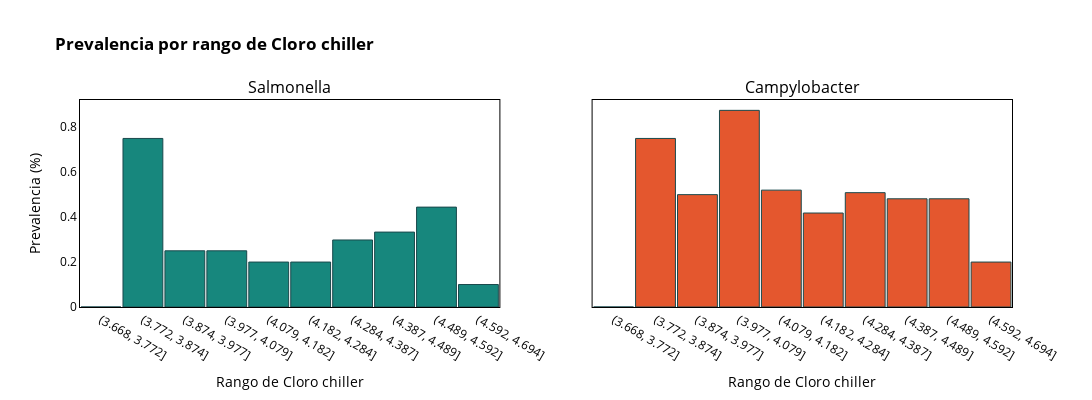
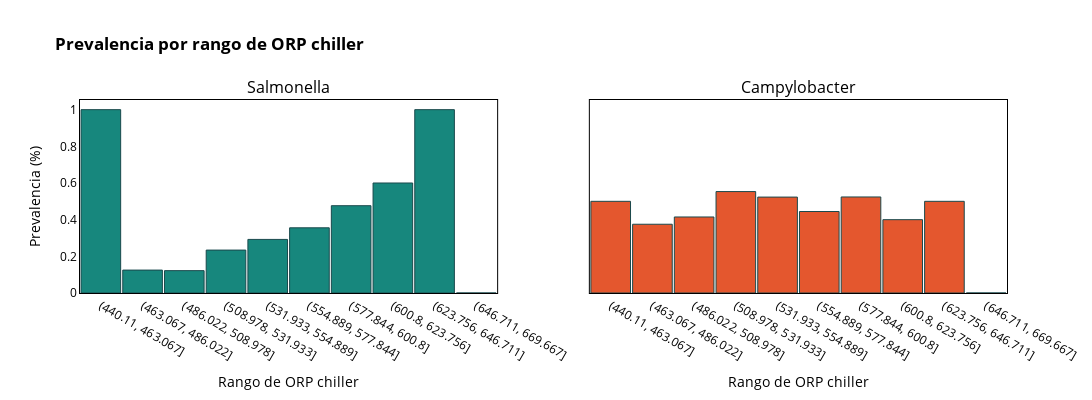
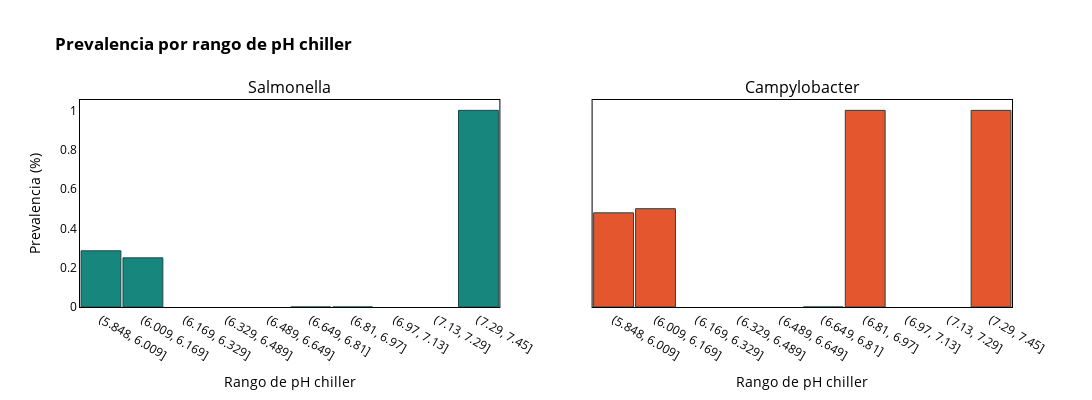

The notebook cell these images were saved under, in order:
### Code cell
metricas = {
    "cloro_chiller_mean": "Cloro chiller",
    "orp_chiller_mean": "ORP chiller",
    "ph_chiller_mean": "pH chiller",
}

for col, label in metricas.items():
    fig = plot_salmo_campy_by_metric(
        stats_chiller,
        metric_col=col,
        metric_label=label,
        salmo_col="salmo_pos",
        campy_col="campy_pos",
        n_bins=10,
         width=1300,
        height=400,
    )
    fig.show()
    file = f"prev_{col}.html"
    s3.save_plotly_html(fig, file)

### Figure 1 — Plotly figure (JSON) as saved in the notebook; plotly's stock layout.template omitted (floating-point values rounded to 4 significant figures)
{"data": [{"customdata": [[1, 0], [4, 3], [4, 1], [8, 2], [25, 5], [55, 11], [57, 17], [54, 18], [27, 12], [10, 1]], "hovertemplate": "Rango: %{x}<br>Prevalencia: %{y:.2%}<br>Análisis totales: %{customdata[0]}<br>Análisis positivos: %{customdata[1]}<extra></extra>", "marker": {"color": "#17877D", "line": {"color": "#1A494C", "width": 1}}, "name": "Salmonella", "showlegend": false, "type": "bar", "x": ["(3.668, 3.772]", "(3.772, 3.874]", "(3.874, 3.977]", "(3.977, 4.079]", "(4.079, 4.182]", "(4.182, 4.284]", "(4.284, 4.387]", "(4.387, 4.489]", "(4.489, 4.592]", "(4.592, 4.694]"], "xaxis": "x", "y": [0, 0.75, 0.25, 0.25, 0.2, 0.2, 0.2982, 0.3333, 0.4444, 0.1], "yaxis": "y"}, {"customdata": [[1, 0], [4, 3], [4, 2], [8, 7], [25, 13], [55, 23], [57, 29], [54, 26], [27, 13], [10, 2]], "hovertemplate": "Rango: %{x}<br>Prevalencia: %{y:.2%}<br>Análisis totales: %{customdata[0]}<br>Análisis positivos: %{customdata[1]}<extra></extra>", "marker": {"color": "#E4572E", "line": {"color": "#1A494C", "width": 1}}, "name": "Campylobacter", "showlegend": false, "type": "bar", "x": ["(3.668, 3.772]", "(3.772, 3.874]", "(3.874, 3.977]", "(3.977, 4.079]", "(4.079, 4.182]", "(4.182, 4.284]", "(4.284, 4.387]", "(4.387, 4.489]", "(4.489, 4.592]", "(4.592, 4.694]"], "xaxis": "x2", "y": [0, 0.75, 0.5, 0.875, 0.52, 0.4182, 0.5088, 0.4815, 0.4815, 0.2], "yaxis": "y2"}], "layout": {"annotations": [{"font": {"size": 16}, "showarrow": false, "text": "Salmonella", "x": 0.225, "xanchor": "center", "xref": "paper", "y": 1, "yanchor": "bottom", "yref": "paper"}, {"font": {"size": 16}, "showarrow": false, "text": "Campylobacter", "x": 0.775, "xanchor": "center", "xref": "paper", "y": 1, "yanchor": "bottom", "yref": "paper"}], "bargap": 0.05, "font": {"color": "black"}, "height": 400, "paper_bgcolor": "rgba(0,0,0,0)", "plot_bgcolor": "rgba(0,0,0,0)", "title": {"text": "<b>Prevalencia por rango de Cloro chiller <b>"}, "width": 1300, "xaxis": {"anchor": "y", "domain": [0, 0.45], "linecolor": "black", "linewidth": 1, "mirror": true, "showgrid": false, "showline": true, "tickfont": {"color": "black"}, "title": {"font": {"color": "black"}, "text": "Rango de Cloro chiller"}}, "xaxis2": {"anchor": "y2", "domain": [0.55, 1], "linecolor": "black", "linewidth": 1, "mirror": true, "showgrid": false, "showline": true, "tickfont": {"color": "black"}, "title": {"font": {"color": "black"}, "text": "Rango de Cloro chiller"}}, "yaxis": {"anchor": "x", "domain": [0, 1], "linecolor": "black", "linewidth": 1, "mirror": true, "showgrid": false, "showline": true, "tickfont": {"color": "black"}, "title": {"font": {"color": "black"}, "text": "Prevalencia (%)"}}, "yaxis2": {"anchor": "x2", "domain": [0, 1], "linecolor": "black", "linewidth": 1, "matches": "y", "mirror": true, "showgrid": false, "showline": true, "showticklabels": false, "tickfont": {"color": "black"}, "title": {"font": {"color": "black"}}}}}

### Figure 2 — Plotly figure (JSON) as saved in the notebook; plotly's stock layout.template omitted (floating-point values rounded to 4 significant figures)
{"data": [{"customdata": [[2, 2], [16, 2], [41, 5], [47, 11], [65, 19], [45, 16], [21, 10], [5, 3], [2, 2], [1, 0]], "hovertemplate": "Rango: %{x}<br>Prevalencia: %{y:.2%}<br>Análisis totales: %{customdata[0]}<br>Análisis positivos: %{customdata[1]}<extra></extra>", "marker": {"color": "#17877D", "line": {"color": "#1A494C", "width": 1}}, "name": "Salmonella", "showlegend": false, "type": "bar", "x": ["(440.11, 463.067]", "(463.067, 486.022]", "(486.022, 508.978]", "(508.978, 531.933]", "(531.933, 554.889]", "(554.889, 577.844]", "(577.844, 600.8]", "(600.8, 623.756]", "(623.756, 646.711]", "(646.711, 669.667]"], "xaxis": "x", "y": [1, 0.125, 0.122, 0.234, 0.2923, 0.3556, 0.4762, 0.6, 1, 0], "yaxis": "y"}, {"customdata": [[2, 1], [16, 6], [41, 17], [47, 26], [65, 34], [45, 20], [21, 11], [5, 2], [2, 1], [1, 0]], "hovertemplate": "Rango: %{x}<br>Prevalencia: %{y:.2%}<br>Análisis totales: %{customdata[0]}<br>Análisis positivos: %{customdata[1]}<extra></extra>", "marker": {"color": "#E4572E", "line": {"color": "#1A494C", "width": 1}}, "name": "Campylobacter", "showlegend": false, "type": "bar", "x": ["(440.11, 463.067]", "(463.067, 486.022]", "(486.022, 508.978]", "(508.978, 531.933]", "(531.933, 554.889]", "(554.889, 577.844]", "(577.844, 600.8]", "(600.8, 623.756]", "(623.756, 646.711]", "(646.711, 669.667]"], "xaxis": "x2", "y": [0.5, 0.375, 0.4146, 0.5532, 0.5231, 0.4444, 0.5238, 0.4, 0.5, 0], "yaxis": "y2"}], "layout": {"annotations": [{"font": {"size": 16}, "showarrow": false, "text": "Salmonella", "x": 0.225, "xanchor": "center", "xref": "paper", "y": 1, "yanchor": "bottom", "yref": "paper"}, {"font": {"size": 16}, "showarrow": false, "text": "Campylobacter", "x": 0.775, "xanchor": "center", "xref": "paper", "y": 1, "yanchor": "bottom", "yref": "paper"}], "bargap": 0.05, "font": {"color": "black"}, "height": 400, "paper_bgcolor": "rgba(0,0,0,0)", "plot_bgcolor": "rgba(0,0,0,0)", "title": {"text": "<b>Prevalencia por rango de ORP chiller <b>"}, "width": 1300, "xaxis": {"anchor": "y", "domain": [0, 0.45], "linecolor": "black", "linewidth": 1, "mirror": true, "showgrid": false, "showline": true, "tickfont": {"color": "black"}, "title": {"font": {"color": "black"}, "text": "Rango de ORP chiller"}}, "xaxis2": {"anchor": "y2", "domain": [0.55, 1], "linecolor": "black", "linewidth": 1, "mirror": true, "showgrid": false, "showline": true, "tickfont": {"color": "black"}, "title": {"font": {"color": "black"}, "text": "Rango de ORP chiller"}}, "yaxis": {"anchor": "x", "domain": [0, 1], "linecolor": "black", "linewidth": 1, "mirror": true, "showgrid": false, "showline": true, "tickfont": {"color": "black"}, "title": {"font": {"color": "black"}, "text": "Prevalencia (%)"}}, "yaxis2": {"anchor": "x2", "domain": [0, 1], "linecolor": "black", "linewidth": 1, "matches": "y", "mirror": true, "showgrid": false, "showline": true, "showticklabels": false, "tickfont": {"color": "black"}, "title": {"font": {"color": "black"}}}}}

### Figure 3 — Plotly figure (JSON) as saved in the notebook; plotly's stock layout.template omitted (floating-point values rounded to 4 significant figures)
{"data": [{"customdata": [[238, 68], [4, 1], [0, 0], [0, 0], [0, 0], [1, 0], [1, 0], [0, 0], [0, 0], [1, 1]], "hovertemplate": "Rango: %{x}<br>Prevalencia: %{y:.2%}<br>Análisis totales: %{customdata[0]}<br>Análisis positivos: %{customdata[1]}<extra></extra>", "marker": {"color": "#17877D", "line": {"color": "#1A494C", "width": 1}}, "name": "Salmonella", "showlegend": false, "type": "bar", "x": ["(5.848, 6.009]", "(6.009, 6.169]", "(6.169, 6.329]", "(6.329, 6.489]", "(6.489, 6.649]", "(6.649, 6.81]", "(6.81, 6.97]", "(6.97, 7.13]", "(7.13, 7.29]", "(7.29, 7.45]"], "xaxis": "x", "y": [0.2857, 0.25, null, null, null, 0, 0, null, null, 1], "yaxis": "y"}, {"customdata": [[238, 114], [4, 2], [0, 0], [0, 0], [0, 0], [1, 0], [1, 1], [0, 0], [0, 0], [1, 1]], "hovertemplate": "Rango: %{x}<br>Prevalencia: %{y:.2%}<br>Análisis totales: %{customdata[0]}<br>Análisis positivos: %{customdata[1]}<extra></extra>", "marker": {"color": "#E4572E", "line": {"color": "#1A494C", "width": 1}}, "name": "Campylobacter", "showlegend": false, "type": "bar", "x": ["(5.848, 6.009]", "(6.009, 6.169]", "(6.169, 6.329]", "(6.329, 6.489]", "(6.489, 6.649]", "(6.649, 6.81]", "(6.81, 6.97]", "(6.97, 7.13]", "(7.13, 7.29]", "(7.29, 7.45]"], "xaxis": "x2", "y": [0.479, 0.5, null, null, null, 0, 1, null, null, 1], "yaxis": "y2"}], "layout": {"annotations": [{"font": {"size": 16}, "showarrow": false, "text": "Salmonella", "x": 0.225, "xanchor": "center", "xref": "paper", "y": 1, "yanchor": "bottom", "yref": "paper"}, {"font": {"size": 16}, "showarrow": false, "text": "Campylobacter", "x": 0.775, "xanchor": "center", "xref": "paper", "y": 1, "yanchor": "bottom", "yref": "paper"}], "bargap": 0.05, "font": {"color": "black"}, "height": 400, "paper_bgcolor": "rgba(0,0,0,0)", "plot_bgcolor": "rgba(0,0,0,0)", "title": {"text": "<b>Prevalencia por rango de pH chiller <b>"}, "width": 1300, "xaxis": {"anchor": "y", "domain": [0, 0.45], "linecolor": "black", "linewidth": 1, "mirror": true, "showgrid": false, "showline": true, "tickfont": {"color": "black"}, "title": {"font": {"color": "black"}, "text": "Rango de pH chiller"}}, "xaxis2": {"anchor": "y2", "domain": [0.55, 1], "linecolor": "black", "linewidth": 1, "mirror": true, "showgrid": false, "showline": true, "tickfont": {"color": "black"}, "title": {"font": {"color": "black"}, "text": "Rango de pH chiller"}}, "yaxis": {"anchor": "x", "domain": [0, 1], "linecolor": "black", "linewidth": 1, "mirror": true, "showgrid": false, "showline": true, "tickfont": {"color": "black"}, "title": {"font": {"color": "black"}, "text": "Prevalencia (%)"}}, "yaxis2": {"anchor": "x2", "domain": [0, 1], "linecolor": "black", "linewidth": 1, "matches": "y", "mirror": true, "showgrid": false, "showline": true, "showticklabels": false, "tickfont": {"color": "black"}, "title": {"font": {"color": "black"}}}}}
